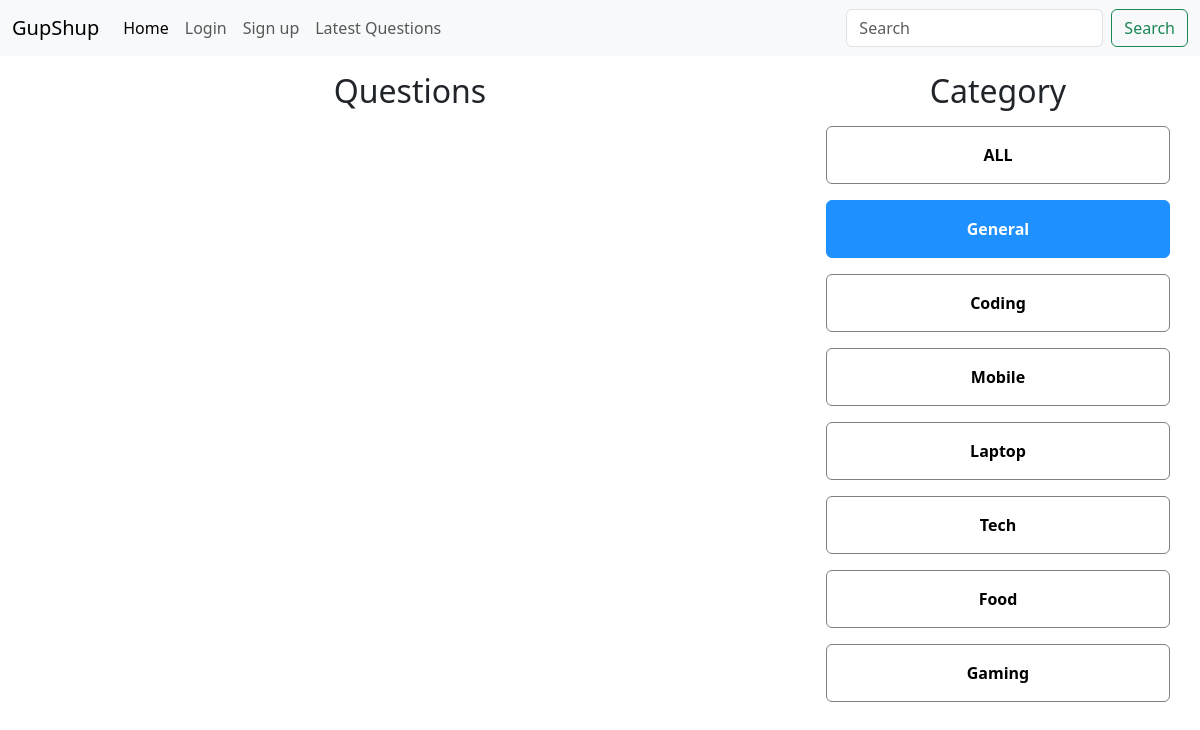
Screenshot of /?cate_id=1 with the database file from the repository.
### tables this page shows
CREATE TABLE `category` (
  `id` int(11) NOT NULL,
  `name` varchar(255) NOT NULL,
  `created_at` timestamp NOT NULL DEFAULT current_timestamp()
);

### client/category_listing.php (the view)
<div class="category-box">
    <h2 class="heading mb-3 mt-3">Category</h2>
    <div class='category <?php if (!isset($_GET['cate_id'])) {
                                echo "category-active";
                            } ?> row mb-3 p-3'>
        <a href="/omar/gupshup">ALL</a>
    </div>
    <?php
    $sql = "SELECT * FROM category;";
    $result = $conn->query($sql);
    if ($result) {
        if ($result->num_rows > 0) {
            while ($row = $result->fetch_assoc()) {
                $category_name = ucfirst($row['name']);
                $category_id = $row['id'];
                echo "<div class='category row mb-3 p-3 " . (isset($_GET['cate_id']) ? ($category_id == $_GET['cate_id'] ? "category-active" : "") : "") . "'>";
                echo "<a class='' href='?cate_id=$category_id'>$category_name</a>";
                echo "</div>";
            }
        }
    }
    ?>
</div>

### public/style.css (style rules this page uses)
.heading { text-align: center; }
.category { border: 0.15vw solid grey; border-radius: 0.5vw; font-weight: bold; text-align: center; }
.category-box { margin-left: 3vw; }
.category-active { border: 0.15vw solid dodgerblue; background-color: dodgerblue; }
.category-active a { color: white; }
a { text-decoration: none; color: black; }

### rows the page displays
category: name "General"
category: name "Coding"
category: name "Mobile"
category: name "Laptop"
category: name "Tech"
category: name "Food"
category: name "Gaming"
